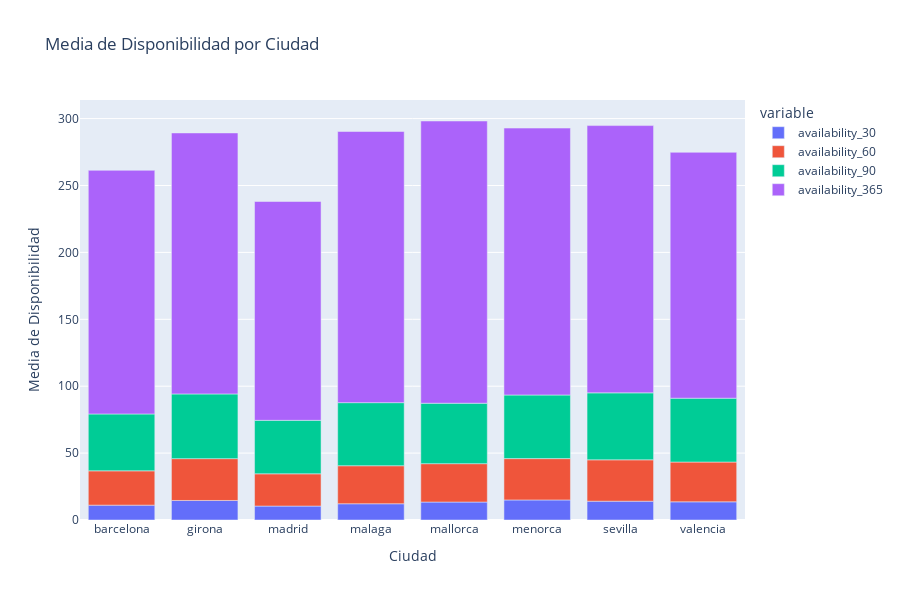

Notebook code for this chart:
### Code cell
# Crear el gráfico de barras
fig = px.bar(media_disp_ciudad , 
             x='city', 
             y=['availability_30', 'availability_60', 'availability_90', 'availability_365'], 
             title='Media de Disponibilidad por Ciudad', 
             labels={'value': 'Media de Disponibilidad', 'city': 'Ciudad'},
             height=600)

# Mostrar el gráfico
fig.show()

### Figure 1 — Plotly figure (JSON) as saved in the notebook; plotly's stock layout.template omitted (floating-point values rounded to 4 significant figures)
{"data": [{"hovertemplate": "variable=availability_30<br>Ciudad=%{x}<br>Media de Disponibilidad=%{y}<extra></extra>", "legendgroup": "availability_30", "marker": {"color": "#636efa", "pattern": {"shape": ""}}, "name": "availability_30", "orientation": "v", "showlegend": true, "textposition": "auto", "type": "bar", "x": ["barcelona", "girona", "madrid", "malaga", "mallorca", "menorca", "sevilla", "valencia"], "xaxis": "x", "y": [11.11, 14.59, 10.41, 12.14, 13.41, 14.99, 14.06, 13.59], "yaxis": "y"}, {"hovertemplate": "variable=availability_60<br>Ciudad=%{x}<br>Media de Disponibilidad=%{y}<extra></extra>", "legendgroup": "availability_60", "marker": {"color": "#EF553B", "pattern": {"shape": ""}}, "name": "availability_60", "orientation": "v", "showlegend": true, "textposition": "auto", "type": "bar", "x": ["barcelona", "girona", "madrid", "malaga", "mallorca", "menorca", "sevilla", "valencia"], "xaxis": "x", "y": [25.63, 31.27, 24.12, 28.43, 28.7, 30.88, 30.92, 29.73], "yaxis": "y"}, {"hovertemplate": "variable=availability_90<br>Ciudad=%{x}<br>Media de Disponibilidad=%{y}<extra></extra>", "legendgroup": "availability_90", "marker": {"color": "#00cc96", "pattern": {"shape": ""}}, "name": "availability_90", "orientation": "v", "showlegend": true, "textposition": "auto", "type": "bar", "x": ["barcelona", "girona", "madrid", "malaga", "mallorca", "menorca", "sevilla", "valencia"], "xaxis": "x", "y": [42.5, 48.35, 39.95, 47.13, 45.17, 47.54, 50.05, 47.72], "yaxis": "y"}, {"hovertemplate": "variable=availability_365<br>Ciudad=%{x}<br>Media de Disponibilidad=%{y}<extra></extra>", "legendgroup": "availability_365", "marker": {"color": "#ab63fa", "pattern": {"shape": ""}}, "name": "availability_365", "orientation": "v", "showlegend": true, "textposition": "auto", "type": "bar", "x": ["barcelona", "girona", "madrid", "malaga", "mallorca", "menorca", "sevilla", "valencia"], "xaxis": "x", "y": [182.1, 195.1, 163.6, 202.7, 210.9, 199.5, 199.8, 183.8], "yaxis": "y"}], "layout": {"barmode": "relative", "height": 600, "legend": {"title": {"text": "variable"}, "tracegroupgap": 0}, "title": {"text": "Media de Disponibilidad por Ciudad"}, "xaxis": {"anchor": "y", "domain": [0, 1], "title": {"text": "Ciudad"}}, "yaxis": {"anchor": "x", "domain": [0, 1], "title": {"text": "Media de Disponibilidad"}}}}
